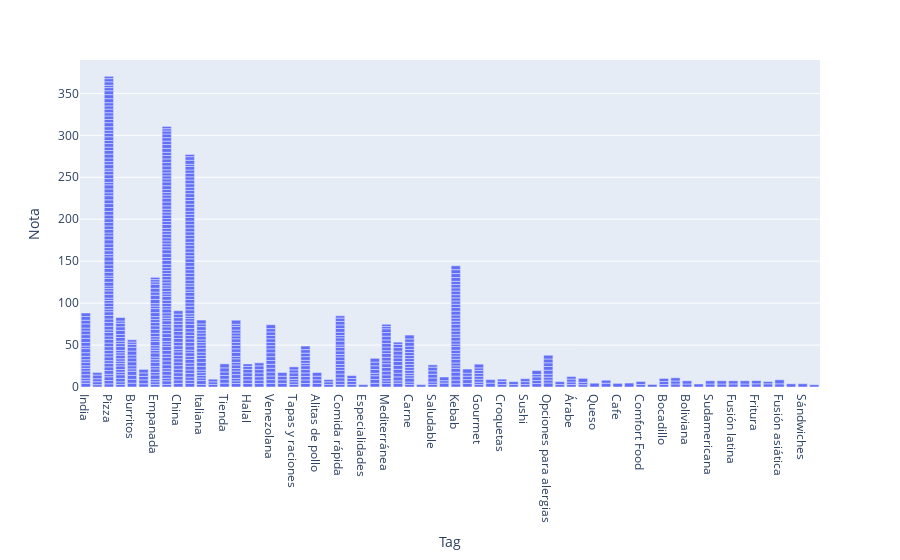

The notebook cell saved with this chart:
### Code cell
fig = px.bar(ue, x="Tag", y="Nota")
fig.show()

### Figure 1 — Plotly figure (JSON) as saved in the notebook; plotly's stock layout.template omitted (floating-point values rounded to 4 significant figures; data arrays with more than 128 entries replaced by an {"elided": "..."} marker saying what was removed)
{"data": [{"alignmentgroup": "True", "hovertemplate": "Tag=%{x}<br>Nota=%{y}<extra></extra>", "legendgroup": "", "marker": {"color": "#636efa", "pattern": {"shape": ""}}, "name": "", "offsetgroup": "", "orientation": "v", "showlegend": false, "textposition": "auto", "type": "bar", "x": {"elided": "690 str values"}, "xaxis": "x", "y": {"elided": "690 float values"}, "yaxis": "y"}], "layout": {"barmode": "relative", "legend": {"tracegroupgap": 0}, "margin": {"t": 60}, "xaxis": {"anchor": "y", "domain": [0, 1], "title": {"text": "Tag"}}, "yaxis": {"anchor": "x", "domain": [0, 1], "title": {"text": "Nota"}}}}
